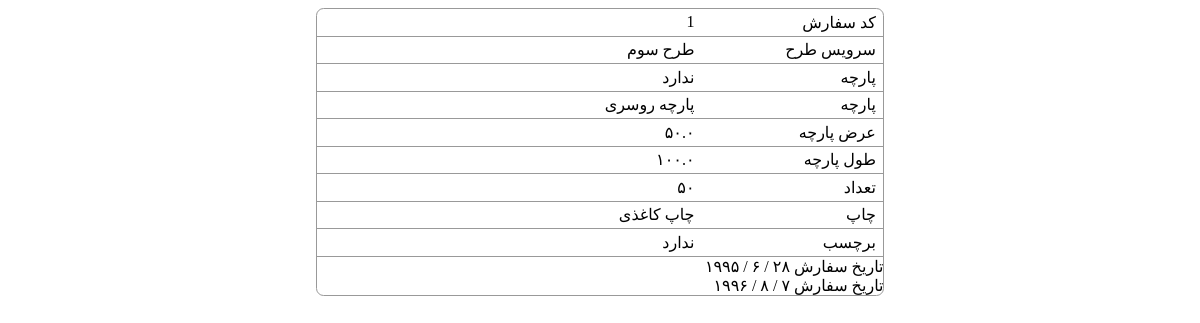
/user/reserves/ (signed in), run on the app's committed database.
### ReserveForm/models.py (models this page shows, shortened)
class ReserveForm(models.Model):
    customer = models.ForeignKey(Customer, verbose_name='مشتری',)
    tarh = models.ImageField(upload_to='tarh/', verbose_name='طرح', )
    serviceTarh = models.ManyToManyField('ServiceTarh', verbose_name='خدمات طرح', blank=True, null=True)
    hasParche = models.BooleanField(verbose_name='پارچه دارد',)
    parche = models.ForeignKey('Parche',verbose_name='پارچه',)
    parcheWidth = models.FloatField(verbose_name='عرض پارچه',)
    parcheHeight = models.FloatField(verbose_name='طول پارچه',)
    number = models.IntegerField(null=True, verbose_name='تعداد',)
    typeChap = models.ForeignKey('Chap', verbose_name='چاپ',)
    dookht = models.ForeignKey('Dookht', verbose_name='دوخت', null=True)
    hasLabel = models.BooleanField(verbose_name='برچسب دارد',)
    dayChoice = (
        (1,1),(2,2),(3,3),(4,4),(5,5),(6,6),(7,7),(8,8),(9,9),(10,10),(11,11),(12,12),(13,13),(14,14),(15,15),(16,16),(17,17),(18,18),
        (19, 19), (20, 20), (21, 21), (22, 22), (23, 23), (24, 24), (25, 25), (26, 26), (27, 27), (28, 28), (29, 29), (30, 30), (31, 31),
    )
    monthChoice = (
        (1, 'فروردین'),
        (2, 'اردیبهشت'),
        (3, 'خرداد'),
        (4, 'تیر'),
        (5, 'مرداد'),
        (6, 'شهریور'),
        (7, 'مهر'),
        (8, 'آبان'),
        (9, 'آذر'),
        (10, 'دی'),
        (11, 'بهمن'),
        (12, 'اسفند'),
    )
    reserveDay = models.IntegerField(choices=dayChoice, verbose_name='روز',)
    reserveMonth = models.IntegerField(choices=monthChoice, verbose_name='ماه',)
    reserveYear = models.IntegerField(verbose_name='سال',)
    deliveryDay = models.IntegerField(choices=dayChoice, verbose_name='روز', blank=True, null=True)
    deliveryMonth = models.IntegerField(choices=monthChoice, verbose_name='ماه', blank=True, null=True)
    deliveryYear = models.IntegerField(verbose_name='سال', blank=True, null=True)
    description = models.TextField(verbose_name='توضیح', blank=True, null=True)
    process = models.ForeignKey('Process', verbose_name='فرایند',)
    class Meta:
        verbose_name_plural = 'سفارش'

class ServiceTarh(models.Model):
    name = models.TextField(verbose_name='نام',)
    price = models.IntegerField(verbose_name='قیمت',)
    class Meta:
        verbose_name_plural = 'خدمات طرح'
    def __str__(self):
        return self.name

class Parche(models.Model):
    name = models.CharField(max_length=100, verbose_name='نام',)
    price = models.IntegerField(verbose_name='قیمت',)
    class Meta:
        verbose_name_plural = 'پارچه'

class Chap(models.Model):
    name = models.CharField(max_length=100, verbose_name='نام',)
    price = models.IntegerField(verbose_name='قیمت',)
    class Meta:
        verbose_name_plural = 'چاپ'
    def __str__(self):
        return self.name

### UserManager/views.py (the view)
# urls.py: url(r'reserves/', view=views.show_reserves, name='ShowReserves'),
@login_required()
def show_reserves(request):
    customer = Customer.objects.get(user=request.user)
    forms = ReserveForm.objects.filter(customer=customer)
    context = {'forms':forms}
    return render(request, 'showReserves.html', context=context)

### ReserveForm/templatetags/toPersian.py (called while the page is built)
@register.filter
def IntegerToPersian(number):
    if number is None:
        return None
    if number==0:
        return '۰'
    persian_number = ''
    while(number>=1):
        digit = number%10
        persian_number = toPersianDigit(digit)+persian_number
        number = int(number/10)
    return persian_number

@register.filter
def FloatToPersian(number):
    if number is None:
        return None
    if (type(number) is int):
        return IntegerToPersian(number)
    numbers = str(number).split('.')
    integer_number = IntegerToPersian(int(numbers[0]))
    float_number = IntegerToPersian(int(numbers[1]))
    return integer_number+'.'+float_number

def toPersianDigit(digit):
    if digit is None:
        return None
    if digit==1:
        return '۱'
    if digit==2:
        return '۲'
    if digit==3:
        return '۳'
    if digit==4:
        return '۴'
    if digit==5:
        return '۵'
    if digit==6:
        return '۶'
    if digit==7:
        return '۷'
    if digit==8:
        return '۸'
    if digit==9:
        return '۹'
    if digit==0:
        return '۰'

### templates/showReserves.html (shortened to what this page needs)
<!DOCTYPE html>
{% load toPersian %}
{% load static %}
<html lang="en">
<head>
    <link rel="stylesheet" type="text/css" href="{% static 'css/showReserves.css' %}">
</head>
<body>
<div id="main-wrapper">
    <div id="reserves-wrapper">
        {% for form in forms %}
            <div class="reserve-id list-row"><div class="title">کد سفارش</div><div class="value">{{ form.id }}</div></div>
            <div class="service-tarh list-row"><div class="title">سرویس طرح</div><div class="value">
                {% for service in form.serviceTarh.all %}
                    <div>
                        {{ service }}
                    </div>
                {% endfor %}
            </div></div>
            <div class="has-parche list-row"><div class="title">پارچه</div><div class="value">
                {% if form.has_parche %}
                    دارد
                {% else %}
                    ندارد
                {% endif %}
            </div></div>
            <div class="parche list-row"><div class="title">پارچه</div><div class="value">
                {% if form.parche.name %}
                    {{ form.parche.name }}
                {% endif %}
            </div></div>
            <div class="parche-width list-row"><div class="title">عرض پارچه</div><div class="value">
                {% if form.parcheWidth %}
                    {{ form.parcheWidth|FloatToPersian }}
                {% endif %}
            </div></div>
            <div class="parche-height list-row"><div class="title">طول پارچه</div><div class="value">
                {% if form.parcheWidth %}
                    {{ form.parcheHeight|FloatToPersian }}
                {% endif %}
            </div></div>
            <div class="number list-row"><div class="title">تعداد</div><div class="value">
                {% if form.number %}
                    {{ form.number|IntegerToPersian }}
                {% endif %}
            </div></div>
            <div class="chap list-row"><div class="title">چاپ</div><div class="value">
                {% if form.typeChap %}
                {{ form.typeChap }}
                {% endif %}
            </div></div>
            <div class="has-label list-row"><div class="title">برچسب</div><div class="value">
                {% if form.has_label %}
                    دارد
                {% else %}
                    ندارد
                {% endif %}
            </div></div>
            <div class="reserve-date">
                <div class="title">تاریخ سفارش</div>
                <div class="day">{{ form.reserveDay|IntegerToPersian }} /</div>
                <div class="month">{{ form.reserveMonth|IntegerToPersian }} /</div>
                <div class="year">{{ form.reserveYear|IntegerToPersian }}</div>
            </div>
            <div class="delivery-date">
                <div class="title">تاریخ سفارش</div>
                <div class="day">{{ form.deliveryDay|IntegerToPersian }} /</div>
                <div class="month">{{ form.deliveryMonth|IntegerToPersian }} /</div>
                <div class="year">{{ form.deliveryYear|IntegerToPersian }}</div>
            </div>
        {% endfor %}
    </div>
</div>
</body>
</html>

### static/css/showReserves.css (style rules this page uses)
#main-wrapper { min-height: 20cm; min-width: 30cm; }
#reserves-wrapper { min-width: 15cm; width: 15cm; margin: 0 auto; border-radius: 0.2cm; border: solid 1px #999999; }
.list-row { width: 100%; border-bottom: solid 1px #999999; direction: rtl; overflow: hidden; }
.list-row .title { width: 4.5cm; height: 100%; float: right; padding: 0.1cm 0.2cm 0.1cm 0; }
.list-row .value { float: left; height: 100%; width: 10cm; padding: 0.1cm 0.2cm 0.1cm 0; }
.reserve-date { direction: rtl; }
.reserve-date div { display: inline-block; }
.delivery-date { direction: rtl; }
.delivery-date div { display: inline-block; }

### data on the page
ReserveForm: id "1", parche.name "پارچه روسری", parcheWidth|FloatToPersian "۵۰.۰", parcheHeight|FloatToPersian "۱۰۰.۰", number|IntegerToPersian "۵۰", typeChap "چاپ کاغذی", reserveDay|IntegerToPersian "۲۸", reserveMonth|IntegerToPersian "۶", reserveYear|IntegerToPersian "۱۹۹۵", deliveryDay|IntegerToPersian "۷", deliveryMonth|IntegerToPersian "۸", deliveryYear|IntegerToPersian "۱۹۹۶"
ServiceTarh: name "طرح سوم"
